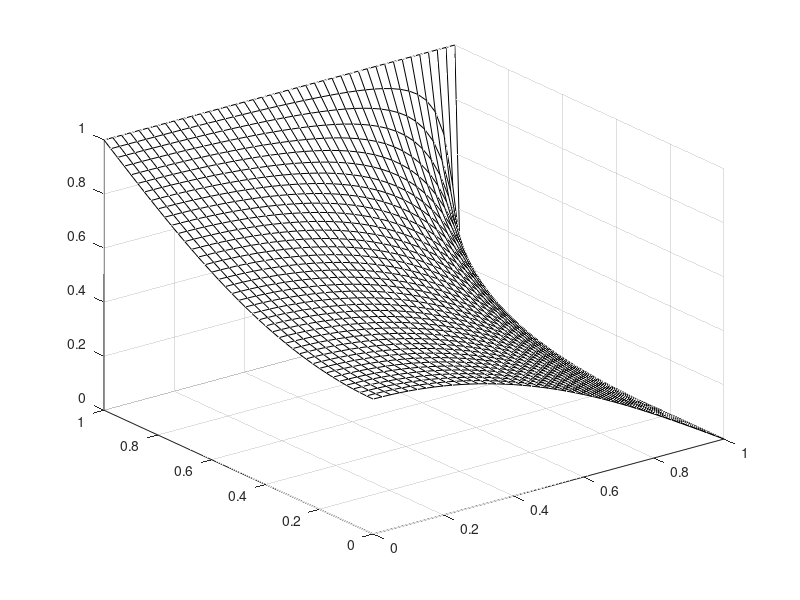

Source code (MATLAB):
% program sor3fig
% Solves example in fig. 7.6, section 7.3.
% using SOR-iteration.
% This version uses false points 
% along the lines x = 0 and y = 0
% Draws a 3d- plot
% h = 0.05;
clear
h = 0.025;
nx = 1/h; ny = nx;
imax = nx + 1; % points in x-direction
jmax = ny + 1; % points in y-direction
T = 0.0*ones(imax,jmax); % temperatures
% --- Compute optimal omega ---
ro = cos(pi/nx);
omega = 2/(1 + sqrt(1 - ro^2));
% --- Boundary values ---
for i = 1: imax % along y = 1
    T(i,jmax) = 1;
end
for j = 1: jmax - 1 % along x = 1
    T(imax,j) = 0;
end
epsr = 1.0e-5; % relative iteration error
relres = 1.0; it = 0;
% --- Start iteration ---
while relres > epsr
    it = it + 1;
    Tsum = 0.0; dTsum = 0.0;
    % --- boundary values along y = 0 ---
    for i = 2: imax - 1 
        resid = 2*T(i,2) + T(i-1,1) + T(i+1,1) - 4*T(i,1);
        dT = 0.25*omega*resid;
        dTsum = dTsum + abs(dT);
        T(i,1) = T(i,1) + dT;
        Tsum = Tsum + abs(T(i,1));
    end
    % --- boundary values along x = 0 ---
    for j = 2: jmax - 1    
        resid = 2*T(2,j) + T(1,j-1) + T(1,j+1) - 4*T(1,j);
        dT = 0.25*omega*resid;
        dTsum = dTsum + abs(dT);
        T(1,j) = T(1,j) + dT;
        Tsum = Tsum + abs(T(1,j));
    end
    for i = 2 : imax-1
        for j = 2: jmax-1
            resid = T(i-1,j) + T(i,j-1) + T(i+1,j) + T(i,j+1)-4*T(i,j);
            dT = 0.25*omega*resid;
            dTsum = dTsum + abs(dT);
            T(i,j) = T(i,j) + dT;
            Tsum = Tsum + abs(T(i,j));
        end
    end
    T(1,1) = 0.5*(T(2,1) + T(1,2));
    relres = dTsum/Tsum; 
end
x = [0:h:1];
mesh(x,x,T');
svart = zeros(64,3);
colormap(svart);
set(gca,'ytick',0: 0.2 :1)
%xlabel('x','FontSize',14,'FontWeight','Bold')
%ylabel('y','FontSize',14,'FontWeight','Bold')
% surf(x,x,T');
% shading interp
shg

